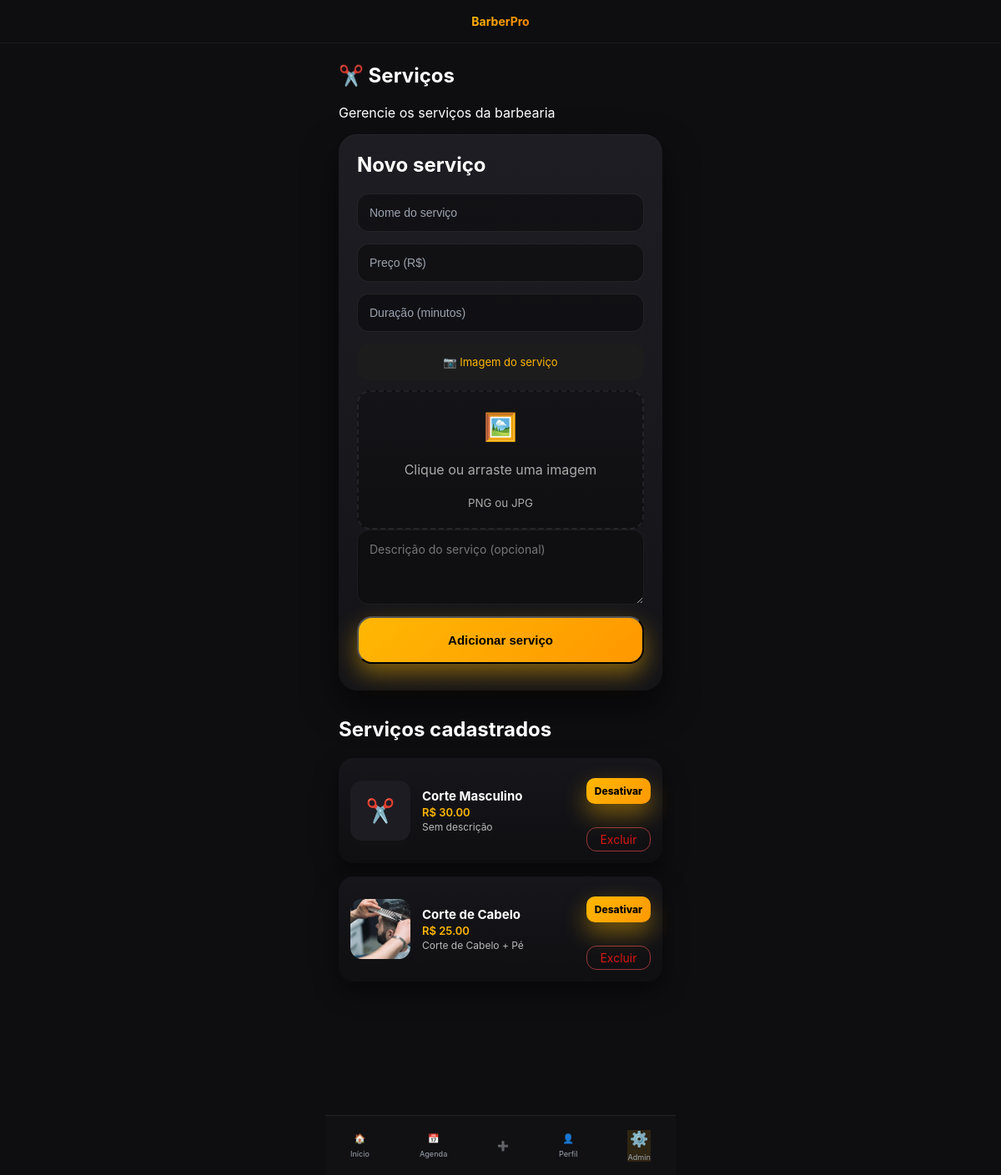
/admin/servicos (signed in), run on the app's committed database.
### tables this page shows
CREATE TABLE servicos (
    id INTEGER PRIMARY KEY AUTOINCREMENT,
    nome TEXT NOT NULL,
    duracao_min INTEGER NOT NULL,
    preco REAL NOT NULL,
    ativo INTEGER DEFAULT 1
, descricao TEXT, imagem TEXT);

### admin.py (the view, shortened to what this page needs)
@admin.route("/servicos", methods=["GET", "POST"])
@admin_required
def servicos():
    db = get_db()
    servicos = db.execute("SELECT * FROM servicos ORDER BY nome").fetchall()
    return render_template("admin/servicos.html", servicos=servicos)

### admin.py (called while the page is built)
def admin_required(f):
    @wraps(f)
    def decorated(*args, **kwargs):
        if "cliente_id" not in session or session.get("role") != "admin":
            return redirect(url_for("index"))
        return f(*args, **kwargs)
    return decorated

### app.py (called while the page is built)
@app.teardown_appcontext
def teardown_db(exception):
    close_db()

### db.py (called while the page is built)
def get_db():
    if "db" not in g:
        db_path = os.path.join(current_app.root_path, "database.db")
        g.db = sqlite3.connect(db_path)
        g.db.row_factory = sqlite3.Row
    return g.db

### templates/admin/servicos.html (shortened to what this page needs)
{% extends "base.html" %}
{% block content %}
<section class="fade-in">
  <h1>✂️ Serviços</h1>
  <p>Gerencie os serviços da barbearia</p>
  <form method="POST" enctype="multipart/form-data" class="card-app">
    <h2>Novo serviço</h2>
    <input type="text" name="nome" placeholder="Nome do serviço" required>
    <input type="number" step="0.01" name="preco" placeholder="Preço (R$)" required>
    <input type="number" name="duracao" placeholder="Duração (minutos)" required>
    <label class="upload-label">📷 Imagem do serviço</label>
    <div class="upload-box">
      <div class="upload-content" id="uploadTrigger">
        <span class="upload-icon">🖼️</span>
        <p>Clique ou arraste uma imagem</p>
        <small>PNG ou JPG</small>
      </div>
    </div>
    <textarea name="descricao" class="textarea-dark" placeholder="Descrição do serviço (opcional)"></textarea>
    <button class="btn-primary">
      Adicionar serviço
    </button>
  </form>
<h2 style="margin-top:32px">Serviços cadastrados</h2>
<div class="admin-services-list">
  {% for s in servicos %}
  <div class="admin-service-card {% if not s.ativo %}inactive{% endif %}">
    <div class="admin-service-image">
      {% if s.imagem %}
      <img src="{{ url_for('static', filename='uploads/servicos/' ~ s.imagem) }}" alt="{{ s.nome }}">
      {% else %}
      <div class="admin-service-placeholder">✂️</div>
      {% endif %}
    </div>
    <div class="admin-service-info">
      <strong>{{ s.nome }}</strong>
      <span>R$ {{ "%.2f"|format(s.preco) }}</span>
      <small>{{ s.descricao or "Sem descrição" }}</small>
    </div>
    <div class="admin-service-actions">
      <a href="/admin/servicos/toggle/{{ s.id }}" class="btn-secondary small">
        {{ "Desativar" if s.ativo else "Ativar" }}
      </a>
      <a href="/admin/servicos/excluir/{{ s.id }}" class="btn-danger-outline"
        onclick="return confirm('Deseja excluir este serviço?');">
        Excluir
      </a>
    </div>
  </div>
  {% endfor %}
</div>
</section>
{% endblock %}

### static/css/base.css (style rules this page uses)
:root { --bg: #0e0e11; --card: #15151a; --primary: #ffb703; --primary-dark: #fb8500; --text: #ffffff; --muted: #9ca3af; --success: #22c55e; --danger: #ef4444; --info: #3b82f6; --radius: 16px; }
* { box-sizing: border-box; -webkit-tap-highlight-color: transparent; }
body { background-color: var(--bg); color: var(--text); margin: 0; font-family: "Inter", system-ui, sans-serif; padding-bottom: 90px; }
a { color: var(--primary); text-decoration: none; }
h1, h2 { margin-top: 0; }
section { margin-bottom: 22px; }
.fade-in { animation: fadeIn 0.35s ease; }

### static/css/components.css (style rules this page uses)
.card-app { background: linear-gradient( 180deg, rgba(30,30,36,.95), rgba(20,20,24,.95) ); border-radius: 22px; padding: 22px; box-shadow: 0 20px 40px rgba(0,0,0,.55), inset 0 1px 0 rgba(255,255,255,.04); }
.btn-primary { display: block; width: 100%; background: linear-gradient(135deg, #ffb703, #ff9800); color: #000; padding: 18px; border-radius: 18px; font-weight: 800; font-size: 15px; text-align: center; box-shadow: 0 12px 28px rgba(255,183,3,.45); margin-top: 10px; margin-bottom: 10px; }
.btn-primary { position: relative; }
.btn-primary::after { opacity: 0; transform: translateX(-6px); transition: all .2s ease; }
.btn-secondary { display: block; width: 100%; background: linear-gradient(135deg, #ffb703, #ff9800); color: #000; padding: 18px; border-radius: 18px; font-weight: 800; font-size: 15px; text-align: center; box-shadow: 0 12px 28px rgba(255,183,3,.45); margin-top: 10px; margin-bottom: 10px; }
.btn-secondary::before { opacity: 0; transform: translateX(6px); transition: all .2s ease; }
input, select { width: 100%; padding: 14px; border-radius: 14px; border: 1px solid rgba(255,255,255,.08); background: rgba(20,20,24,.95); color: var(--text); font-size: 14px; margin-bottom: 14px; }
input::placeholder { color: var(--muted); }
.upload-box { border: 2px dashed rgba(255,255,255,.08); border-radius: 16px; padding: 22px; text-align: center; cursor: pointer; transition: all .25s ease; background: linear-gradient(180deg, #141418, #0f0f12); }
.upload-content { display: flex; flex-direction: column; gap: 6px; color: #aaa; }
.upload-icon { font-size: 32px; }
.textarea-dark { width: 100%; min-height: 90px; background: #0f0f12; border: 1px solid rgba(255,255,255,.06); border-radius: 14px; padding: 14px; color: #fff; font-family: inherit; resize: vertical; }
.textarea-dark::placeholder { color: #777; }

### data on the page
servicos: nome "Corte Masculino", preco "30.00", descricao "Sem descrição", ativo "Desativar"
servicos: imagem (picture), nome "Corte de Cabelo", preco "25.00", descricao "Corte de Cabelo + Pé", ativo "Desativar"
